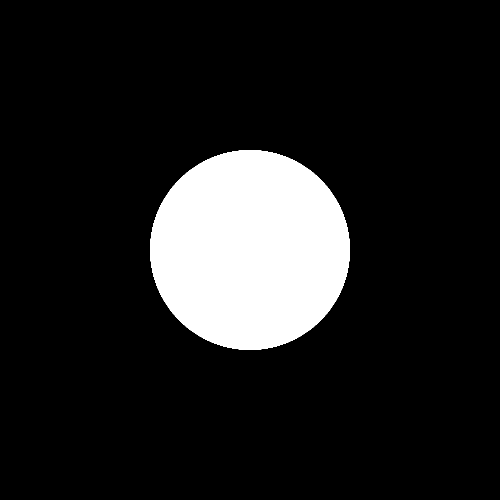
#> input picture jupyter/data/aperture.tiff, 1000 x 1000 px, given in place of afterBDA_125intensity.tif, which was not available (shown at 1/2 size)
$ python propI.py
#> lines starting #> are read from the running program, lines starting #| are printed output that depends on the picture; after the words box and inside, x2 and y2 are one past the last pixel; in counts of white or black regions, pixels touching at a corner belong together; pictures that were not available may be replaced by others from this repository, and a replacement may not be noted
#!/usr/bin/env python3
# -*- coding: utf-8 -*-
"""
Created on Tue Aug  3 14:57:45 2021

@author: jerome
"""

import numpy as np
from math import log10, floor
import imageio

import matplotlib.pyplot as plt
import pylab
from wpg.wavefront import Wavefront

#plt.style.use(['science','no-latex']) # 'ieee',
pylab.rcParams['figure.figsize'] = (10.0, 8.0)

def round_sig(x, sig=2):
    if x != 0:
        return round(x, sig-int(floor(log10(abs(x))))-1)
    else:
        return x

dirPath ='/user/home/opt/xl/xl/experiments/beamCharacterisationVer/data/' #beamCharacterisationVer/data/'  #'/user/home/opt/xl/xl/experiments/fullbeamPolarisation/'#'/user/home/opt/xl/xl/experiments/beamCoherence2/data/'

trials = ['afterProp/']#['atMask/', 'atMaskFlux/', 'atMaskStokes/'] #, 'beamCoherence2_op/data/coherence/']#,'atMask/', 'atMaskFlux/'] #['data/'] #['fullRes_5000e/', 'fullRes_100e/'] #['120_1000x1000/']#'200e/','10000e/', '120e_250ir/']
mePR = 'res_int_pr_me.dat'

SAVE = False
hdf5 = False

# [7 lines of commented-out code are left out]

inten = imageio.imread(dirPath + 'afterBDA_125/afterBDA_125intensity.tif')
#> inten: shape (1000, 1000); 12.5% white; 1 white region, box (x1, y1, x2, y2) and area: (300, 300, 700, 700) 125436
sIn = imageio.imread(dirPath +'afterBDA_125/intensity.tif')
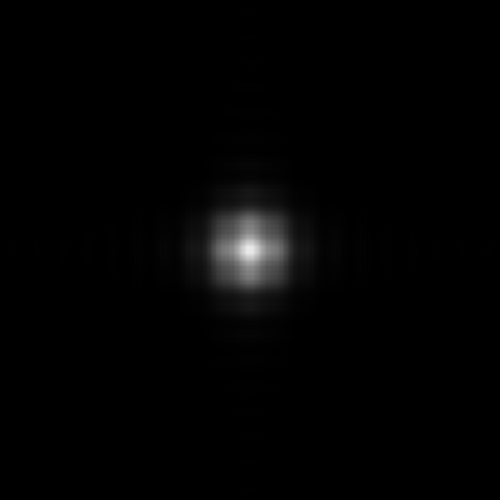
#> input picture experiments/homecomp/beamCoherence1/intensity.tif, 1000 x 1000 px, found by its file name (shown at 1/2 size)
#> sIn is the input picture: shape (1000, 1000) float32; min 176727.5, max 2.91e+14, mean 3.59e+12

plt.imshow(sIn, aspect='auto')
plt.title("multi-electron")
plt.colorbar()
plt.show()
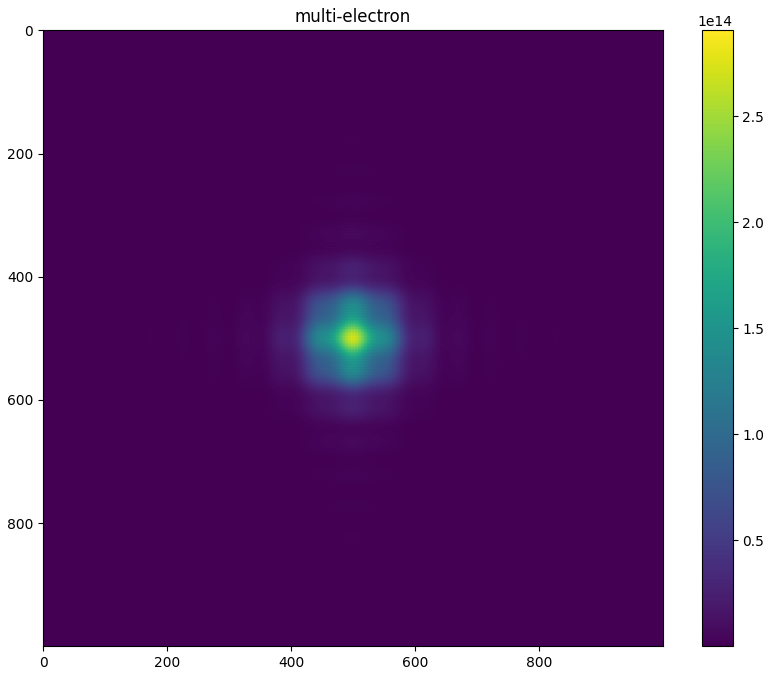
#> figure drawn by matplotlib, 2 panels

for t in trials:
    plt.close()
    plt.clf()
    name = t[0:len(str(t))-1]
# [42 lines of commented-out code are left out]


    try:
        Ise = imageio.imread(dirPath + t + 'intensity.tif')
        plt.imshow(Ise[40000:120000,150:290], aspect='auto')
        plt.title("single electron intensity")
        plt.colorbar()
        plt.show()
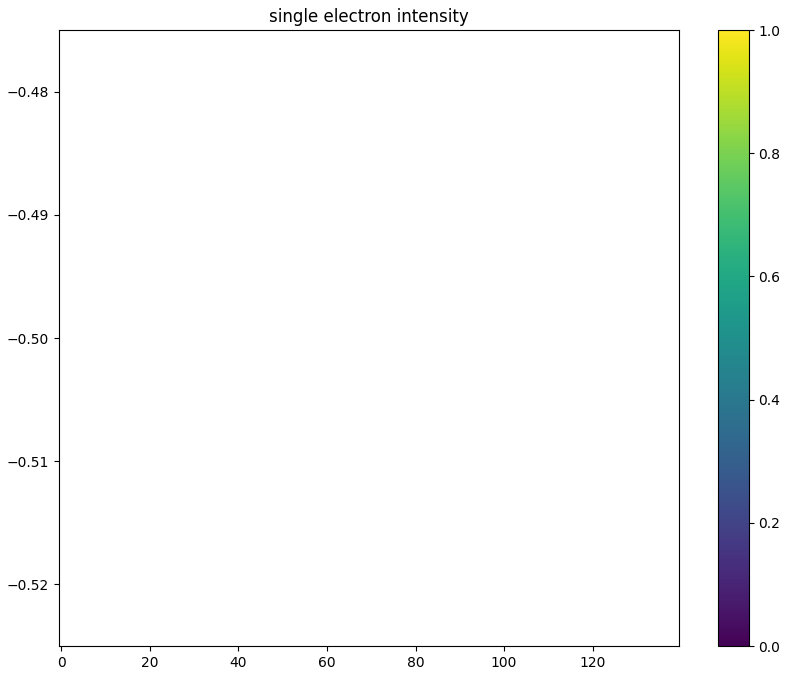
#> figure drawn by matplotlib, 2 panels

        imageio.imwrite(dirPath+t+t[0:len(t)-1]+'singleEintensity.tif',np.float32(Ise[40000:120000,150:290]))

    except NameError:
        pass

#> (the run stopped early here; a loop or call above may not have finished)
